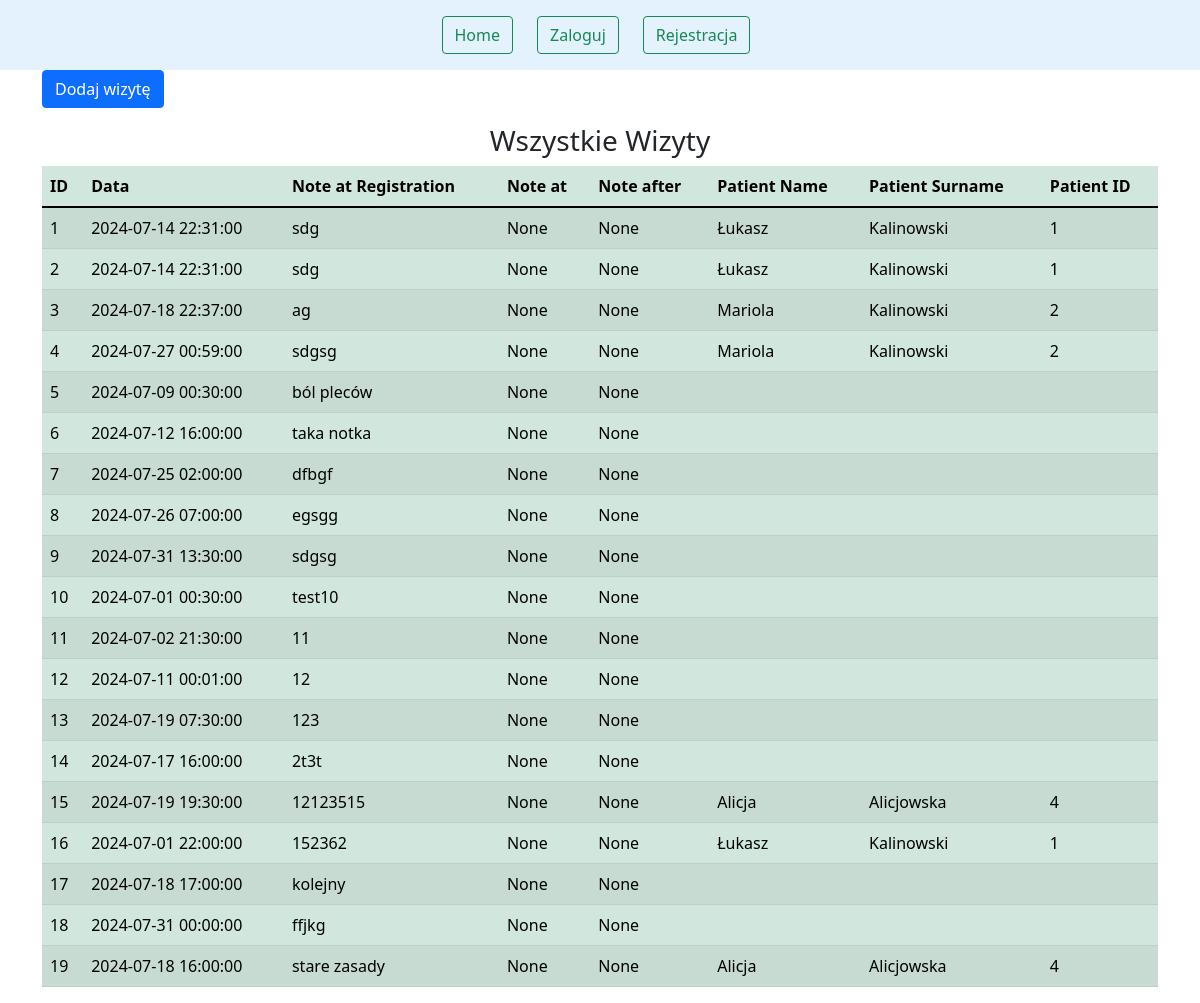
The app's page /appointment with its own data.
### website/models.py (models this page shows)
class Appointment(db.Model):
    id = db.Column(db.Integer, primary_key=True)
    date = db.Column(db.DateTime(timezone=True), default=func.now())
    note_at_regis = db.Column(db.String(1000))
    note_at = db.Column(db.String(1000))
    note_after = db.Column(db.String(1000))
    patient_id = db.Column(db.Integer, db.ForeignKey('patient.id'), nullable=False)

class Patient(db.Model):
    id = db.Column(db.Integer, primary_key=True)
    name = db.Column(db.String(100), nullable=False)
    sur_name = db.Column(db.String(100), nullable=False)
    numer = db.Column(db.Integer, unique=True)
    notka=db.Column(db.String(10000), nullable=False)
    appointments = db.relationship('Appointment', backref='patient', lazy=True)
    user_id=db.Column(db.Integer, db.ForeignKey('user.id'))

### website/views.py (the view, shortened to what this page needs)
@views.route('/appointment', methods=['GET','POST'])
def appointment():
    patients = Patient.query.all()
    appointments = Appointment.query.all()
    return render_template('appointment.html', user=current_user, appointments=appointments, patients=patients)

### website/templates/appointment.html (shortened to what this page needs)
{% extends "base.html" %}
{% block content %}
<button class="btn btn-primary" type="button" data-bs-toggle="collapse" data-bs-target="#collapseExample" aria-expanded="false" aria-controls="collapseExample">
  Dodaj wizytę
</button>
     <h3 align="center">Wszystkie Wizyty</h3>
     <div class="table-responsive">
    <table class="table table-success table-striped table-hover">
      <thead>
        <tr>
            <th>ID</th>
            <th>Data</th>
            <th>Note at Registration</th>
            <th>Note at</th>
            <th>Note after</th>
            <th>Patient Name</th>
            <th>Patient Surname</th>
            <th>Patient ID</th>
        </tr>
    </thead>
    <tbody>
        {% for appointment in appointments %}
            <tr>
                <td>{{ appointment.id }}</td>
                <td>{{ appointment.date }}</td>
                <td>{{ appointment.note_at_regis }}</td>
                <td>{{ appointment.note_at }}</td>
                <td>{{ appointment.note_after }}</td>
                <td>{{ appointment.patient.name }}</td>
                <td>{{ appointment.patient.sur_name }}</td>
                <td>{{ appointment.patient_id }}</td>
            </tr>
        {% endfor %}
    </tbody>
    </table>
  </div>
{% endblock %}

### records on screen
Appointment: id "1", date "2024-07-14 22:31:00", note_at_regis "sdg", note_at "None", note_after "None", patient.name "Łukasz", patient.sur_name "Kalinowski", patient_id "1"
Appointment: id "2", date "2024-07-14 22:31:00", note_at_regis "sdg", note_at "None", note_after "None", patient.name "Łukasz", patient.sur_name "Kalinowski", patient_id "1"
Appointment: id "3", date "2024-07-18 22:37:00", note_at_regis "ag", note_at "None", note_after "None", patient.name "Mariola", patient.sur_name "Kalinowski", patient_id "2"
Appointment: id "4", date "2024-07-27 00:59:00", note_at_regis "sdgsg", note_at "None", note_after "None", patient.name "Mariola", patient.sur_name "Kalinowski", patient_id "2"
Appointment: id "5", date "2024-07-09 00:30:00", note_at_regis "ból pleców", note_at "None", note_after "None"
Appointment: id "6", date "2024-07-12 16:00:00", note_at_regis "taka notka", note_at "None", note_after "None"
Appointment: id "7", date "2024-07-25 02:00:00", note_at_regis "dfbgf", note_at "None", note_after "None"
Appointment: id "8", date "2024-07-26 07:00:00", note_at_regis "egsgg", note_at "None", note_after "None"
Appointment: id "9", date "2024-07-31 13:30:00", note_at_regis "sdgsg", note_at "None", note_after "None"
Appointment: id "10", date "2024-07-01 00:30:00", note_at_regis "test10", note_at "None", note_after "None"
Appointment: id "11", date "2024-07-02 21:30:00", note_at_regis "11", note_at "None", note_after "None"
Appointment: id "12", date "2024-07-11 00:01:00", note_at_regis "12", note_at "None", note_after "None"
Appointment: id "13", date "2024-07-19 07:30:00", note_at_regis "123", note_at "None", note_after "None"
Appointment: id "14", date "2024-07-17 16:00:00", note_at_regis "2t3t", note_at "None", note_after "None"
Appointment: id "15", date "2024-07-19 19:30:00", note_at_regis "12123515", note_at "None", note_after "None", patient.name "Alicja", patient.sur_name "Alicjowska", patient_id "4"
Appointment: id "16", date "2024-07-01 22:00:00", note_at_regis "152362", note_at "None", note_after "None", patient.name "Łukasz", patient.sur_name "Kalinowski", patient_id "1"
Appointment: id "17", date "2024-07-18 17:00:00", note_at_regis "kolejny", note_at "None", note_after "None"
Appointment: id "18", date "2024-07-31 00:00:00", note_at_regis "ffjkg", note_at "None", note_after "None"
Appointment: id "19", date "2024-07-18 16:00:00", note_at_regis "stare zasady", note_at "None", note_after "None", patient.name "Alicja", patient.sur_name "Alicjowska", patient_id "4"
